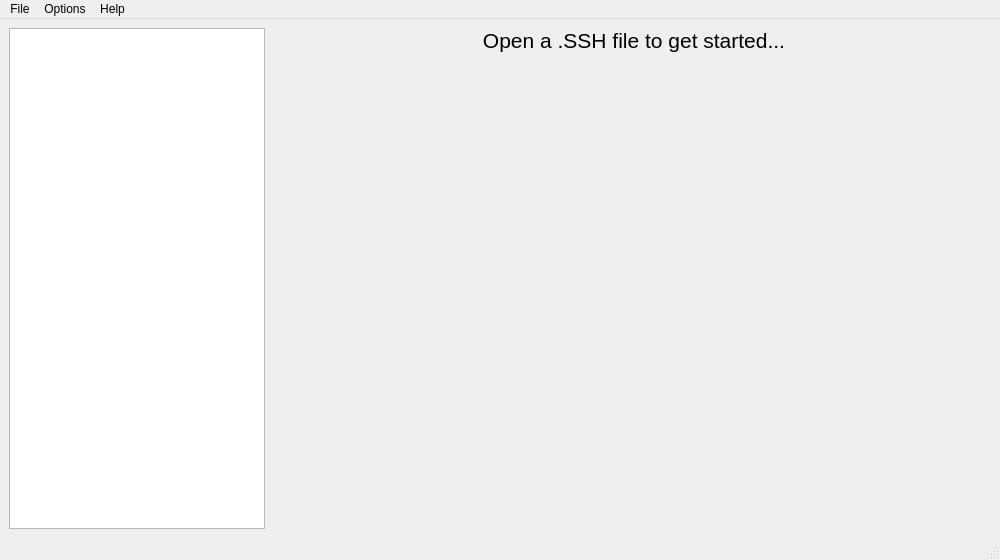
<?xml version="1.0" encoding="UTF-8"?>
<ui version="4.0">
 <class>MainWindow</class>
 <widget class="QMainWindow" name="MainWindow">
  <property name="geometry">
   <rect>
    <x>0</x>
    <y>0</y>
    <width>1000</width>
    <height>560</height>
   </rect>
  </property>
  <property name="sizePolicy">
   <sizepolicy hsizetype="Expanding" vsizetype="Expanding">
    <horstretch>0</horstretch>
    <verstretch>0</verstretch>
   </sizepolicy>
  </property>
  <property name="windowTitle">
   <string>SSXTools GUI</string>
  </property>
  <widget class="QWidget" name="centralwidget">
   <layout class="QFormLayout" name="formLayout">
    <item row="0" column="0">
     <widget class="QTreeView" name="treeView">
      <attribute name="headerVisible">
       <bool>false</bool>
      </attribute>
     </widget>
    </item>
    <item row="0" column="1">
     <layout class="QFormLayout" name="sshLayout">
      <item row="0" column="1">
       <widget class="QLabel" name="openfilenag">
        <property name="enabled">
         <bool>true</bool>
        </property>
        <property name="sizePolicy">
         <sizepolicy hsizetype="Minimum" vsizetype="Maximum">
          <horstretch>0</horstretch>
          <verstretch>0</verstretch>
         </sizepolicy>
        </property>
        <property name="font">
         <font>
          <family>Segoe UI</family>
          <pointsize>16</pointsize>
         </font>
        </property>
        <property name="text">
         <string>Open a .SSH file to get started...</string>
        </property>
        <property name="alignment">
         <set>Qt::AlignCenter</set>
        </property>
       </widget>
      </item>
     </layout>
    </item>
   </layout>
  </widget>
  <widget class="QMenuBar" name="menubar">
   <property name="geometry">
    <rect>
     <x>0</x>
     <y>0</y>
     <width>1000</width>
     <height>20</height>
    </rect>
   </property>
   <widget class="QMenu" name="menuFile">
    <property name="title">
     <string>File</string>
    </property>
    <addaction name="openSSH"/>
   </widget>
   <widget class="QMenu" name="menuHelp">
    <property name="title">
     <string>Help</string>
    </property>
    <addaction name="aboutSSXTools"/>
    <addaction name="aboutQt"/>
   </widget>
   <widget class="QMenu" name="menuOptions">
    <property name="title">
     <string>Options</string>
    </property>
    <addaction name="actionEnableSSXHack"/>
   </widget>
   <addaction name="menuFile"/>
   <addaction name="menuOptions"/>
   <addaction name="menuHelp"/>
  </widget>
  <widget class="QStatusBar" name="statusbar"/>
  <action name="openSSH">
   <property name="enabled">
    <bool>true</bool>
   </property>
   <property name="text">
    <string>Open .&amp;SSH</string>
   </property>
   <property name="toolTip">
    <string>Open a .SSH file for preview.</string>
   </property>
   <property name="shortcut">
    <string>S</string>
   </property>
  </action>
  <action name="actionBIGF">
   <property name="text">
    <string>BIGF</string>
   </property>
  </action>
  <action name="actionBIG4_RefPack">
   <property name="text">
    <string>BIG4/C0FB (RefPack)</string>
   </property>
  </action>
  <action name="aboutSSXTools">
   <property name="text">
    <string>About SSXTools</string>
   </property>
  </action>
  <action name="openBig">
   <property name="enabled">
    <bool>false</bool>
   </property>
   <property name="text">
    <string>Open .BIG (Unsupported for right now, sorry!)</string>
   </property>
  </action>
  <action name="aboutQt">
   <property name="text">
    <string>About Qt...</string>
   </property>
  </action>
  <action name="actionEnableSSXHack">
   <property name="checkable">
    <bool>true</bool>
   </property>
   <property name="enabled">
    <bool>true</bool>
   </property>
   <property name="text">
    <string>Enable SSX Mult hack (SSH)</string>
   </property>
   <property name="toolTip">
    <string>Enables a hack multiplying RGB values which seems to only be needed for SSX.</string>
   </property>
  </action>
 </widget>
 <resources/>
 <connections/>
</ui>
